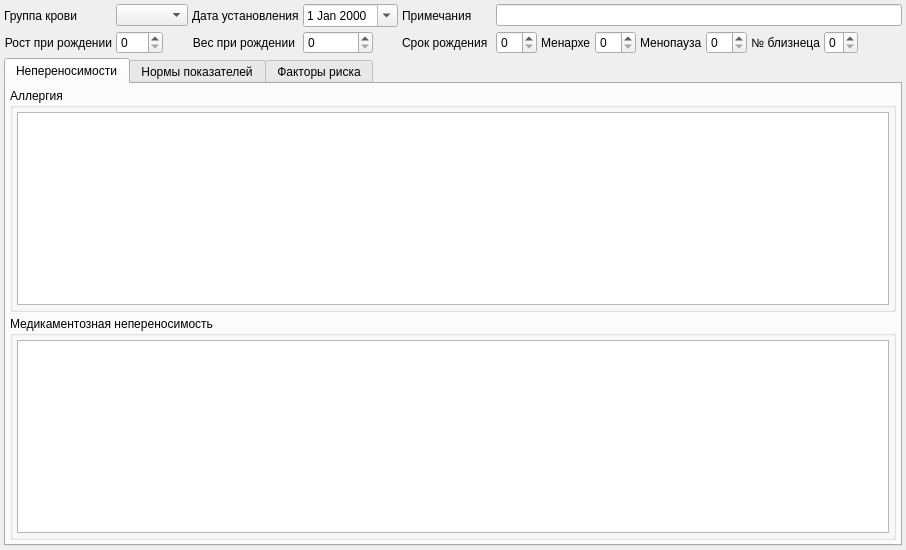
      <widget class="QWidget" name="tabFeature">
       <attribute name="title">
        <string>&amp;Особенности</string>
       </attribute>
       <layout class="QGridLayout" name="gridLayout_4">
        <property name="margin">
         <number>4</number>
        </property>
        <property name="spacing">
         <number>4</number>
        </property>
        <item row="1" column="7">
         <widget class="QLabel" name="lblMenarhe">
          <property name="text">
           <string>Менархе</string>
          </property>
         </widget>
        </item>
        <item row="0" column="6" colspan="8">
         <widget class="QLineEdit" name="edtBloodTypeNotes"/>
        </item>
        <item row="1" column="4">
         <widget class="QLabel" name="lblBirthGestationalAge">
          <property name="text">
           <string>Срок рождения</string>
          </property>
          <property name="buddy">
           <cstring>edtBirthGestationalAge</cstring>
          </property>
         </widget>
        </item>
        <item row="0" column="4" colspan="2">
         <widget class="QLabel" name="lblBloodTypeNotes">
          <property name="sizePolicy">
           <sizepolicy hsizetype="Maximum" vsizetype="Preferred">
            <horstretch>0</horstretch>
            <verstretch>0</verstretch>
           </sizepolicy>
          </property>
          <property name="text">
           <string>Примечания</string>
          </property>
          <property name="buddy">
           <cstring>edtBloodTypeNotes</cstring>
          </property>
         </widget>
        </item>
        <item row="1" column="0">
         <widget class="QLabel" name="lblBirthHeight">
          <property name="sizePolicy">
           <sizepolicy hsizetype="Maximum" vsizetype="Preferred">
            <horstretch>0</horstretch>
            <verstretch>0</verstretch>
           </sizepolicy>
          </property>
          <property name="text">
           <string>Рост при рождении</string>
          </property>
          <property name="alignment">
           <set>Qt::AlignRight|Qt::AlignTrailing|Qt::AlignVCenter</set>
          </property>
          <property name="buddy">
           <cstring>edtBirthHeight</cstring>
          </property>
         </widget>
        </item>
        <item row="0" column="1">
         <widget class="CRBComboBox" name="cmbBloodType">
          <property name="sizePolicy">
           <sizepolicy hsizetype="Preferred" vsizetype="Fixed">
            <horstretch>0</horstretch>
            <verstretch>0</verstretch>
           </sizepolicy>
          </property>
         </widget>
        </item>
        <item row="1" column="9">
         <widget class="QLabel" name="lblMenoPausa">
          <property name="text">
           <string>Менопауза</string>
          </property>
         </widget>
        </item>
        <item row="1" column="10">
         <widget class="QSpinBox" name="edtMenoPausa"/>
        </item>
        <item row="1" column="11">
         <widget class="QLabel" name="lblBirthNmber">
          <property name="sizePolicy">
           <sizepolicy hsizetype="Maximum" vsizetype="Preferred">
            <horstretch>0</horstretch>
            <verstretch>0</verstretch>
           </sizepolicy>
          </property>
          <property name="text">
           <string>№ близнеца</string>
          </property>
          <property name="alignment">
           <set>Qt::AlignRight|Qt::AlignTrailing|Qt::AlignVCenter</set>
          </property>
          <property name="buddy">
           <cstring>edtBirthNumber</cstring>
          </property>
         </widget>
        </item>
        <item row="0" column="0">
         <widget class="QLabel" name="lblBloodType">
          <property name="sizePolicy">
           <sizepolicy hsizetype="Maximum" vsizetype="Preferred">
            <horstretch>0</horstretch>
            <verstretch>0</verstretch>
           </sizepolicy>
          </property>
          <property name="text">
           <string>Группа крови</string>
          </property>
          <property name="buddy">
           <cstring>cmbBloodType</cstring>
          </property>
         </widget>
        </item>
        <item row="1" column="13">
         <spacer name="horizontalSpacer_4">
          <property name="orientation">
           <enum>Qt::Horizontal</enum>
          </property>
          <property name="sizeHint" stdset="0">
           <size>
            <width>40</width>
            <height>20</height>
           </size>
          </property>
         </spacer>
        </item>
        <item row="0" column="2">
         <widget class="QLabel" name="lblBloodTypeDate">
          <property name="sizePolicy">
           <sizepolicy hsizetype="Maximum" vsizetype="Preferred">
            <horstretch>0</horstretch>
            <verstretch>0</verstretch>
           </sizepolicy>
          </property>
          <property name="text">
           <string>Дата установления</string>
          </property>
          <property name="buddy">
           <cstring>edtBloodTypeDate</cstring>
          </property>
         </widget>
        </item>
        <item row="1" column="12">
         <widget class="QSpinBox" name="edtBirthNumber">
          <property name="sizePolicy">
           <sizepolicy hsizetype="Maximum" vsizetype="Fixed">
            <horstretch>0</horstretch>
            <verstretch>0</verstretch>
           </sizepolicy>
          </property>
          <property name="toolTip">
           <string>Порядковый номер ребенка при рождении в случае двойни/тройни</string>
          </property>
          <property name="maximum">
           <number>3</number>
          </property>
         </widget>
        </item>
        <item row="1" column="8">
         <widget class="QSpinBox" name="edtMenarhe"/>
        </item>
        <item row="1" column="2">
         <widget class="QLabel" name="lblBirthWeight">
          <property name="sizePolicy">
           <sizepolicy hsizetype="Maximum" vsizetype="Preferred">
            <horstretch>0</horstretch>
            <verstretch>0</verstretch>
           </sizepolicy>
          </property>
          <property name="text">
           <string>Вес при рождении</string>
          </property>
          <property name="alignment">
           <set>Qt::AlignRight|Qt::AlignTrailing|Qt::AlignVCenter</set>
          </property>
          <property name="buddy">
           <cstring>edtBirthWeight</cstring>
          </property>
         </widget>
        </item>
        <item row="1" column="1">
         <widget class="QSpinBox" name="edtBirthHeight">
          <property name="sizePolicy">
           <sizepolicy hsizetype="Maximum" vsizetype="Fixed">
            <horstretch>0</horstretch>
            <verstretch>0</verstretch>
           </sizepolicy>
          </property>
          <property name="toolTip">
           <string>в сантиметрах</string>
          </property>
          <property name="maximum">
           <number>200</number>
          </property>
         </widget>
        </item>
        <item row="1" column="3">
         <widget class="QSpinBox" name="edtBirthWeight">
          <property name="sizePolicy">
           <sizepolicy hsizetype="Maximum" vsizetype="Fixed">
            <horstretch>0</horstretch>
            <verstretch>0</verstretch>
           </sizepolicy>
          </property>
          <property name="maximumSize">
           <size>
            <width>70</width>
            <height>16777215</height>
           </size>
          </property>
          <property name="toolTip">
           <string>в граммах</string>
          </property>
          <property name="maximum">
           <number>9999</number>
          </property>
         </widget>
        </item>
        <item row="1" column="6">
         <widget class="QSpinBox" name="edtBirthGestationalAge">
          <property name="sizePolicy">
           <sizepolicy hsizetype="Maximum" vsizetype="Fixed">
            <horstretch>0</horstretch>
            <verstretch>0</verstretch>
           </sizepolicy>
          </property>
          <property name="toolTip">
           <string>в неделях</string>
          </property>
         </widget>
        </item>
        <item row="0" column="3">
         <widget class="CDateEdit" name="edtBloodTypeDate">
          <property name="calendarPopup">
           <bool>true</bool>
          </property>
         </widget>
        </item>
        <item row="2" column="0" colspan="14">
         <widget class="QTabWidget" name="tabFeatureTables">
          <property name="minimumSize">
           <size>
            <width>0</width>
            <height>250</height>
           </size>
          </property>
          <property name="currentIndex">
           <number>0</number>
          </property>
          <widget class="QWidget" name="tabIntolerances">
           <attribute name="title">
            <string>Непереносимости</string>
           </attribute>
           <layout class="QVBoxLayout" name="verticalLayout_4">
            <property name="spacing">
             <number>4</number>
            </property>
            <property name="margin">
             <number>4</number>
            </property>
            <item>
             <widget class="QGroupBox" name="grbAllergy">
              <property name="title">
               <string>Аллергия</string>
              </property>
              <layout class="QVBoxLayout" name="verticalLayout_5">
               <property name="spacing">
                <number>4</number>
               </property>
               <property name="margin">
                <number>4</number>
               </property>
               <item>
                <widget class="CInDocTableView" name="tblAllergy"/>
               </item>
              </layout>
             </widget>
            </item>
            <item>
             <widget class="QGroupBox" name="grbAllergy_2">
              <property name="title">
               <string>Медикаментозная непереносимость</string>
              </property>
              <layout class="QVBoxLayout" name="verticalLayout_6">
               <property name="spacing">
                <number>4</number>
               </property>
               <property name="margin">
                <number>4</number>
               </property>
               <item>
                <widget class="CInDocTableView" name="tblIntoleranceMedicament"/>
               </item>
              </layout>
             </widget>
            </item>
           </layout>
          </widget>
          <widget class="QWidget" name="tabNormalParameters">
           <attribute name="title">
            <string>Нормы показателей</string>
           </attribute>
           <layout class="QVBoxLayout" name="verticalLayout_9">
            <property name="spacing">
             <number>4</number>
            </property>
            <property name="margin">
             <number>4</number>
            </property>
            <item>
             <widget class="CInDocTableView" name="tblNormalParameters"/>
            </item>
           </layout>
          </widget>
          <widget class="QWidget" name="tabRiskFactors">
           <attribute name="title">
            <string>Факторы риска</string>
           </attribute>
           <layout class="QVBoxLayout" name="verticalLayout_8">
            <property name="spacing">
             <number>4</number>
            </property>
            <property name="margin">
             <number>4</number>
            </property>
            <item>
             <widget class="CInDocTableView" name="tblRiskFactors"/>
            </item>
           </layout>
          </widget>
         </widget>
        </item>
       </layout>
      </widget>
